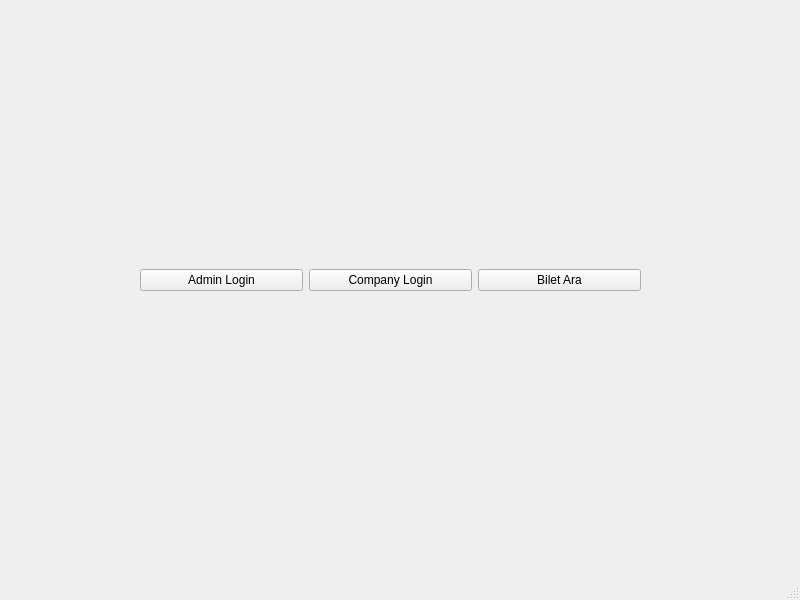
<?xml version="1.0" encoding="UTF-8"?>
<ui version="4.0">
 <class>MainWindow</class>
 <widget class="QMainWindow" name="MainWindow">
  <property name="geometry">
   <rect>
    <x>0</x>
    <y>0</y>
    <width>800</width>
    <height>600</height>
   </rect>
  </property>
  <property name="windowTitle">
   <string>MainWindow</string>
  </property>
  <widget class="QWidget" name="centralwidget">
   <widget class="QWidget" name="horizontalLayoutWidget">
    <property name="geometry">
     <rect>
      <x>140</x>
      <y>240</y>
      <width>501</width>
      <height>80</height>
     </rect>
    </property>
    <layout class="QHBoxLayout" name="horizontalLayout">
     <item>
      <widget class="QPushButton" name="pushButton">
       <property name="text">
        <string>Admin Login</string>
       </property>
      </widget>
     </item>
     <item>
      <widget class="QPushButton" name="pushButton_2">
       <property name="text">
        <string>Company Login</string>
       </property>
      </widget>
     </item>
     <item>
      <widget class="QPushButton" name="pushButton_3">
       <property name="text">
        <string>Bilet Ara</string>
       </property>
      </widget>
     </item>
    </layout>
   </widget>
  </widget>
  <widget class="QMenuBar" name="menubar">
   <property name="geometry">
    <rect>
     <x>0</x>
     <y>0</y>
     <width>800</width>
     <height>26</height>
    </rect>
   </property>
  </widget>
  <widget class="QStatusBar" name="statusbar"/>
 </widget>
 <resources/>
 <connections/>
</ui>
